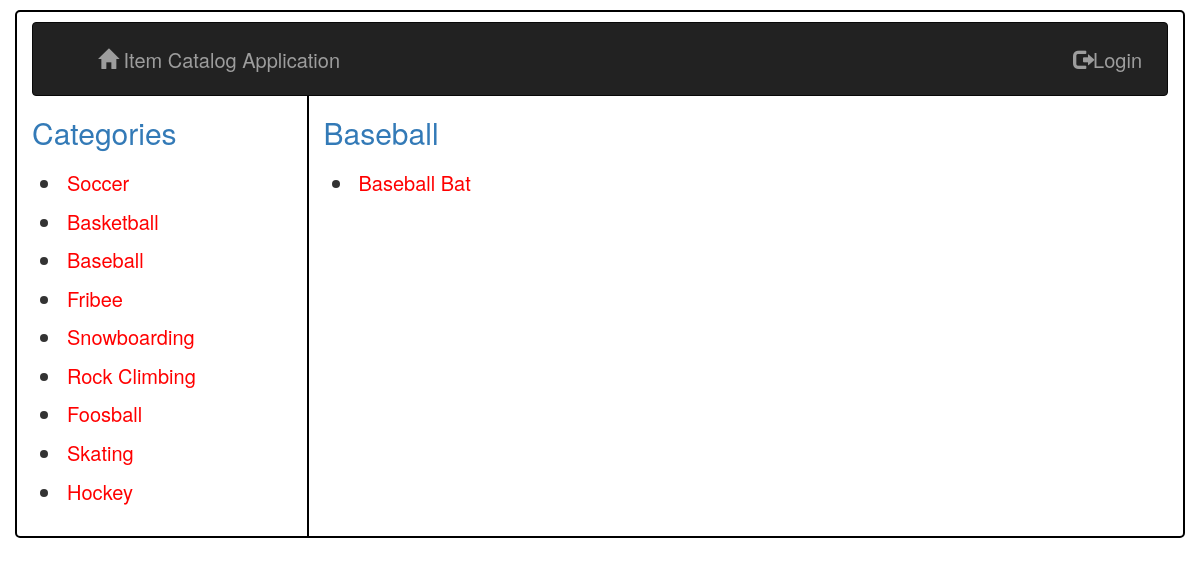
The page /catalog/3 on the database its author committed.
### database_setup.py (models this page shows, shortened)
class Categories(Base):
    __tablename__ = 'categories'
    id = Column(Integer, primary_key=True)
    name = Column(String(250), nullable=False)
    user_id = Column(Integer, ForeignKey('user.id'))
    user = relationship(User)

class CategoryItem(Base):
    __tablename__ = 'category_item'
    name = Column(String(80), nullable=False)
    id = Column(Integer, primary_key=True)
    description = Column(String(250))
    categories_id = Column(Integer, ForeignKey('categories.id'))
    categories = relationship(Categories, single_parent=True)
    user_id = Column(Integer, ForeignKey('user.id'))
    user = relationship(User)

### application.py (the view)
@app.route('/catalog/<int:categories_id>')
def showCategories(categories_id):
    allcategories = session.query(Categories).all()
    categories = session.query(Categories).filter_by(id=categories_id).one()
    items = session.query(CategoryItem).filter_by(categories_id=categories.id)
    return render_template('categories.html',
                           categories=categories, items=items,
                           allcategories=allcategories)

### templates/categories.html
{% extends "main.html" %}
{% block content %}
{% include "header.html" %}
<div class="row content">
    <div class="col-sm-3 sidenav mynav1">
        <h2 class="text-primary"> Categories</h2>
        <ul class="list-group">
          {% for i in allcategories %}
          <li class="list-item">
              <a class="nounderline" href = "{{url_for('showCategories', categories_id = i.id)}}" style="color:red">{{i.name}}</a>
          </li>
          {% endfor %}
        </ul>
	   </div>
    <div class="col-sm-9">
      <h2 class="text-primary">{{categories.name}}</h2>
      <ul class="list-group">
        {% for i in items %}
        <li class="list-item">
          <a class="nounderline" href = "{{url_for('showItem', categories_id=categories.id ,items_id=i.id)}}" style="color:red">{{i.name}}</a>
        </li>
        {% endfor %}
      </ul>
    </div>
</div>
{% endblock %}

### templates/main.html (style rules this page uses)
ul, li { padding: 5px; }
li { margin-left: 30px; font-size: 20px; }
.mynav1 { border-right: 2px solid black; }
.nounderline:link, .nounderline:visited, .nounderline:hover, .nounderline:active { text-decoration: none; }

### rows shown on the page
Categories: name "Soccer"
Categories: name "Basketball"
Categories: name "Baseball"
Categories: name "Fribee"
Categories: name "Snowboarding"
Categories: name "Rock Climbing"
Categories: name "Foosball"
Categories: name "Skating"
Categories: name "Hockey"
CategoryItem: name "Baseball Bat"
